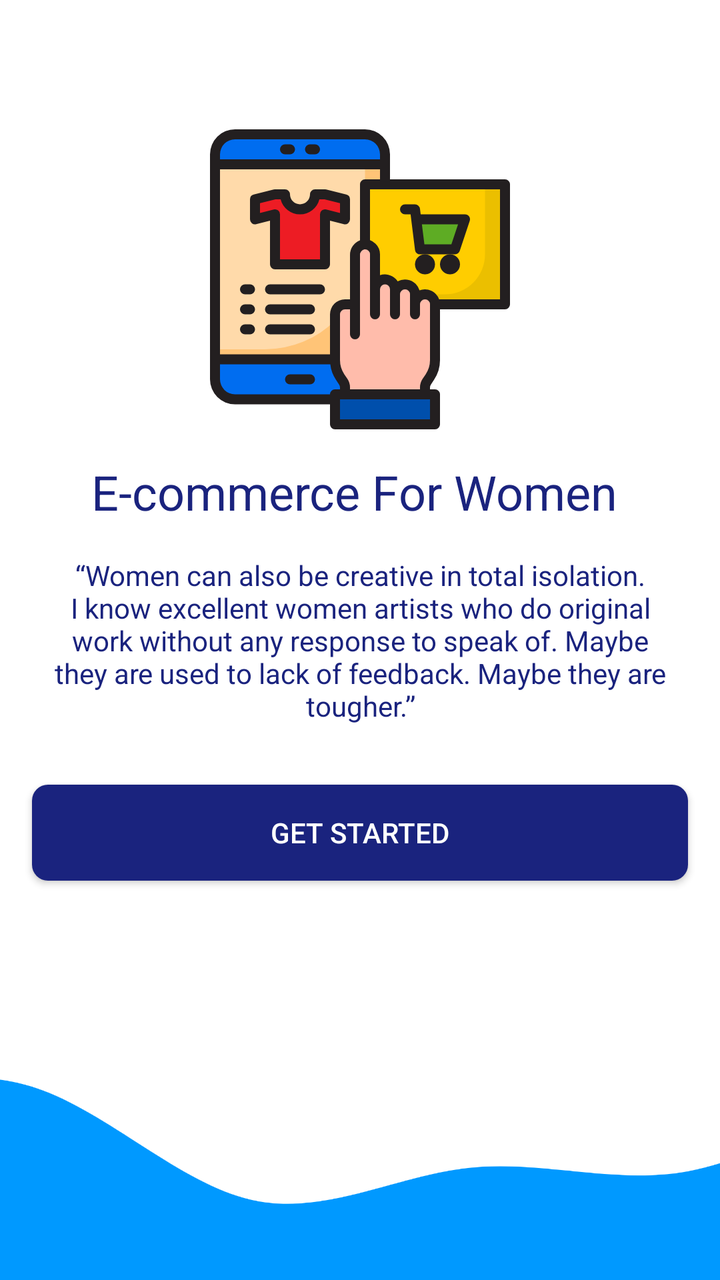
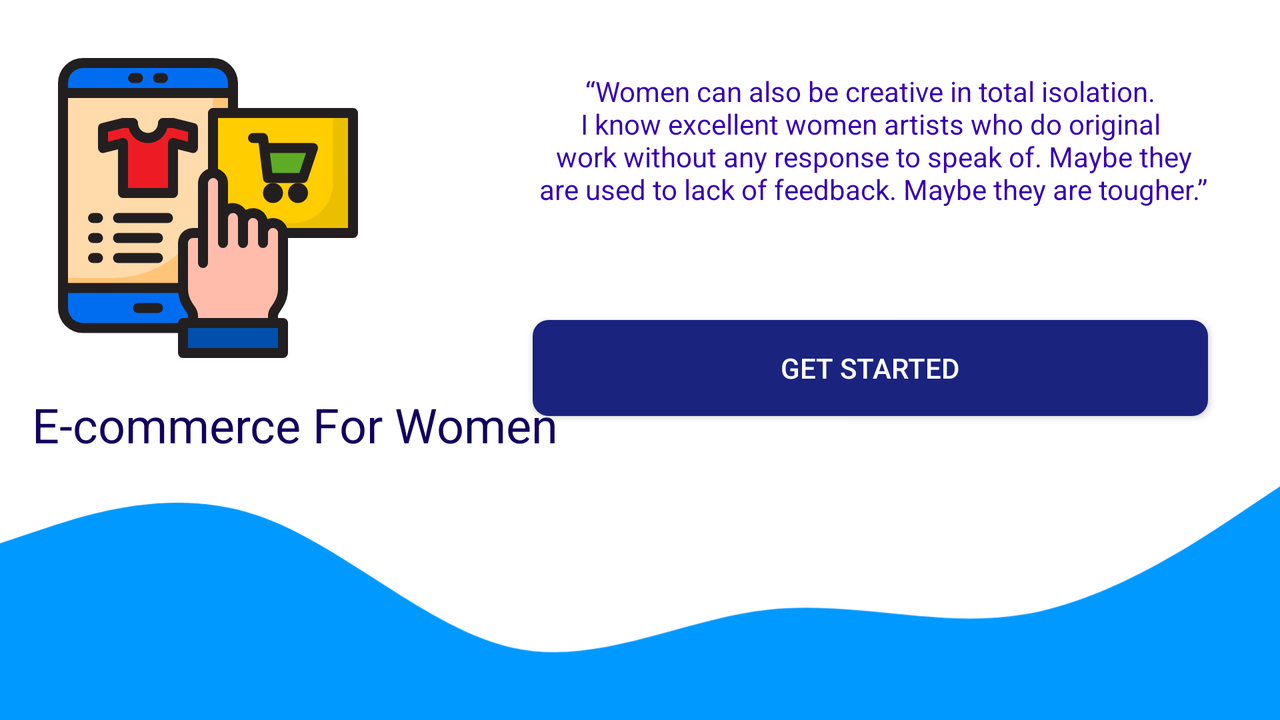

One screen, two layout resources from the same app: the default and the repository's alternative for another configuration. Each is rendered where Android would select it; the XML of both is given below.
<!-- AndroidManifest.xml: application theme Theme.EcommerceForWomen -->
<!-- res/layout/activity_splash_.xml -->
<?xml version="1.0" encoding="utf-8"?>
<androidx.constraintlayout.widget.ConstraintLayout xmlns:android="http://schemas.android.com/apk/res/android"
    xmlns:app="http://schemas.android.com/apk/res-auto"
    xmlns:tools="http://schemas.android.com/tools"
    android:layout_width="match_parent"
    android:layout_height="match_parent"
    tools:context=".Splash_Activity">

    <TextView
        android:id="@+id/txtLoginSubHeader"
        android:layout_width="match_parent"
        android:layout_height="wrap_content"
        android:paddingHorizontal="8dp"
        android:layout_marginHorizontal="16dp"
        android:textAlignment="center"
        android:textColor="@color/secondary"
        android:text="“Women can also be creative in total isolation.\nI know excellent
women artists who do original work without any response to speak of.
Maybe they are used to lack of feedback. Maybe they are tougher.”"
        app:layout_constraintBottom_toBottomOf="parent"
        app:layout_constraintEnd_toEndOf="parent"
        app:layout_constraintStart_toStartOf="parent"
        app:layout_constraintTop_toTopOf="parent" />

    <TextView
        android:id="@+id/textloginheader"
        android:layout_width="wrap_content"
        android:layout_height="wrap_content"
        android:textColor="@color/secondary"
        android:layout_marginBottom="16dp"
        android:textSize="24sp"
        android:text="E-commerce For Women "
        app:layout_constraintBottom_toTopOf="@+id/txtLoginSubHeader"
        app:layout_constraintEnd_toEndOf="parent"
        app:layout_constraintStart_toStartOf="parent" />

    <ImageView
        android:id="@+id/IntroPageImg"
        android:layout_width="160dp"
        android:layout_height="160dp"
        android:layout_marginBottom="10dp"
        android:src="@drawable/ic_shopping_icon1"
        app:layout_constraintBottom_toTopOf="@+id/textloginheader"
        app:layout_constraintEnd_toEndOf="parent"
        app:layout_constraintStart_toStartOf="parent" />

    <androidx.appcompat.widget.AppCompatButton
        android:id="@+id/btngetstarted"
        android:layout_width="0dp"
        android:layout_height="wrap_content"
        android:layout_marginTop="30dp"
        android:background="@drawable/btn_primary"
        android:text="Get Started"
        android:textColor="@color/white"
        app:layout_constraintEnd_toEndOf="@+id/txtLoginSubHeader"
        app:layout_constraintStart_toStartOf="@+id/txtLoginSubHeader"
        app:layout_constraintTop_toBottomOf="@+id/txtLoginSubHeader" />

    <ImageView
        android:id="@+id/imageView2"
        android:layout_width="0dp"
        android:layout_height="120dp"
        android:scaleType="centerCrop"
        android:src="@drawable/ic_wave"
        app:layout_constraintBottom_toBottomOf="parent"
        app:layout_constraintEnd_toEndOf="parent"
        app:layout_constraintStart_toStartOf="parent"
        />

</androidx.constraintlayout.widget.ConstraintLayout>
<!-- resources referenced by this layout -->
<resources>
  <color name="secondary">#1a237e</color>
  <color name="white">#FFFFFFFF</color>
  <!-- drawable btn_primary (drawable) -->
  <?xml version="1.0" encoding="utf-8"?>
  <shape xmlns:android="http://schemas.android.com/apk/res/android">
      <solid  android:color="@color/secondary"></solid>
      <corners android:radius="8dp"></corners>
      <size android:height="16dp"></size>
  </shape>
  <!-- drawable ic_shopping_icon1: vector/xml drawable (drawable, 5113 chars, omitted) -->
  <!-- drawable ic_wave (drawable) -->
  <vector xmlns:android="http://schemas.android.com/apk/res/android"
      android:width="1440dp"
      android:height="320dp"
      android:viewportWidth="1440"
      android:viewportHeight="320">
    <path
        android:pathData="M0,96L48,80C96,64 192,32 288,64C384,96 480,192 576,213.3C672,235 768,181 864,170.7C960,160 1056,192 1152,176C1248,160 1344,96 1392,64L1440,32L1440,320L1392,320C1344,320 1248,320 1152,320C1056,320 960,320 864,320C768,320 672,320 576,320C480,320 384,320 288,320C192,320 96,320 48,320L0,320Z"
        android:fillColor="#0099ff"/>
  </vector>
  <style name="Theme.EcommerceForWomen" parent="Theme.MaterialComponents.DayNight.DarkActionBar">
          
          <item name="colorPrimary">@color/purple_500</item>
          <item name="colorPrimaryVariant">@color/purple_700</item>
          <item name="colorOnPrimary">@color/white</item>
          
          <item name="colorSecondary">@color/teal_200</item>
          <item name="colorSecondaryVariant">@color/teal_700</item>
          <item name="colorOnSecondary">@color/black</item>
          
          <item name="android:statusBarColor" tools:targetApi="l">?attr/colorPrimaryVariant</item>
          
      </style>
  <color name="purple_500">#FF6200EE</color>
  <color name="purple_700">#FF3700B3</color>
  <color name="teal_200">#FF03DAC5</color>
  <color name="teal_700">#FF018786</color>
  <color name="black">#FF000000</color>
</resources>
<!-- res/layout-land/activity_splash_.xml (the repository's variant of the layout above) -->
<!-- drawn on the phone turned sideways -->
<?xml version="1.0" encoding="utf-8"?>
<androidx.constraintlayout.widget.ConstraintLayout xmlns:android="http://schemas.android.com/apk/res/android"
    xmlns:app="http://schemas.android.com/apk/res-auto"
    xmlns:tools="http://schemas.android.com/tools"
    android:layout_width="match_parent"
    android:layout_height="match_parent"
    tools:context=".Splash_Activity">

    <TextView
        android:id="@+id/txtLoginSubHeader"
        android:layout_width="wrap_content"
        android:layout_height="wrap_content"
        android:layout_marginTop="36dp"
        android:layout_marginEnd="36dp"
        android:text="“Women can also be creative in total isolation.\nI know excellent
women artists who do original\n work without any response to speak of.
Maybe they\n are used to lack of feedback. Maybe they are tougher.”"
        android:textAlignment="center"
        android:textColor="@color/purple_700"
        app:layout_constraintEnd_toEndOf="parent"
        app:layout_constraintTop_toTopOf="parent" />

    <TextView
        android:id="@+id/textloginheader"
        android:layout_width="wrap_content"
        android:layout_height="wrap_content"
        android:text="E-commerce For Women "
        android:textColor="@color/primary_dark"
        android:textSize="24sp"
        android:layout_marginStart="16dp"
        app:layout_constraintBottom_toTopOf="@+id/imageView2"
        app:layout_constraintStart_toStartOf="parent"
        app:layout_constraintTop_toBottomOf="@+id/IntroPageImg" />

    <ImageView
        android:id="@+id/IntroPageImg"
        android:layout_width="160dp"
        android:layout_height="160dp"
        android:layout_marginTop="24dp"
        android:layout_marginStart="24dp"
        android:src="@drawable/ic_shopping_icon1"
        app:layout_constraintStart_toStartOf="parent"
        app:layout_constraintTop_toTopOf="parent" />

    <androidx.appcompat.widget.AppCompatButton
        android:id="@+id/btngetstarted"
        android:layout_width="0dp"
        android:layout_height="wrap_content"
        android:layout_marginTop="24dp"
        android:background="@drawable/btn_primary"
        android:text="Get Started"
        android:textColor="@color/white"
        app:layout_constraintBottom_toTopOf="@+id/imageView2"
        app:layout_constraintEnd_toEndOf="@+id/txtLoginSubHeader"
        app:layout_constraintStart_toStartOf="@+id/txtLoginSubHeader"
        app:layout_constraintTop_toBottomOf="@+id/txtLoginSubHeader" />

    <ImageView
        android:id="@+id/imageView2"
        android:layout_width="0dp"
        android:layout_height="120dp"
        android:scaleType="centerCrop"
        android:src="@drawable/ic_wave"
        app:layout_constraintBottom_toBottomOf="parent"
        app:layout_constraintEnd_toEndOf="parent"
        app:layout_constraintStart_toStartOf="parent" />

</androidx.constraintlayout.widget.ConstraintLayout>
<!-- resources referenced by the variant -->
<!-- as the phone turned sideways resolves them -->
<resources>
  <color name="primary_dark">#12005e</color>
  <color name="purple_700">#FF3700B3</color>
  <color name="white">#FFFFFFFF</color>
  <!-- drawable btn_primary (drawable) -->
  <?xml version="1.0" encoding="utf-8"?>
  <shape xmlns:android="http://schemas.android.com/apk/res/android">
      <solid  android:color="@color/secondary"></solid>
      <corners android:radius="8dp"></corners>
      <size android:height="16dp"></size>
  </shape>
  <!-- drawable ic_shopping_icon1: vector/xml drawable (drawable, 5113 chars, omitted) -->
  <!-- drawable ic_wave (drawable) -->
  <vector xmlns:android="http://schemas.android.com/apk/res/android"
      android:width="1440dp"
      android:height="320dp"
      android:viewportWidth="1440"
      android:viewportHeight="320">
    <path
        android:pathData="M0,96L48,80C96,64 192,32 288,64C384,96 480,192 576,213.3C672,235 768,181 864,170.7C960,160 1056,192 1152,176C1248,160 1344,96 1392,64L1440,32L1440,320L1392,320C1344,320 1248,320 1152,320C1056,320 960,320 864,320C768,320 672,320 576,320C480,320 384,320 288,320C192,320 96,320 48,320L0,320Z"
        android:fillColor="#0099ff"/>
  </vector>
  <style name="Theme.EcommerceForWomen" parent="Theme.MaterialComponents.DayNight.DarkActionBar">
          
          <item name="colorPrimary">@color/purple_500</item>
          <item name="colorPrimaryVariant">@color/purple_700</item>
          <item name="colorOnPrimary">@color/white</item>
          
          <item name="colorSecondary">@color/teal_200</item>
          <item name="colorSecondaryVariant">@color/teal_700</item>
          <item name="colorOnSecondary">@color/black</item>
          
          <item name="android:statusBarColor" tools:targetApi="l">?attr/colorPrimaryVariant</item>
          
      </style>
  <color name="secondary">#1a237e</color>
  <color name="purple_500">#FF6200EE</color>
  <color name="teal_200">#FF03DAC5</color>
  <color name="teal_700">#FF018786</color>
  <color name="black">#FF000000</color>
</resources>
